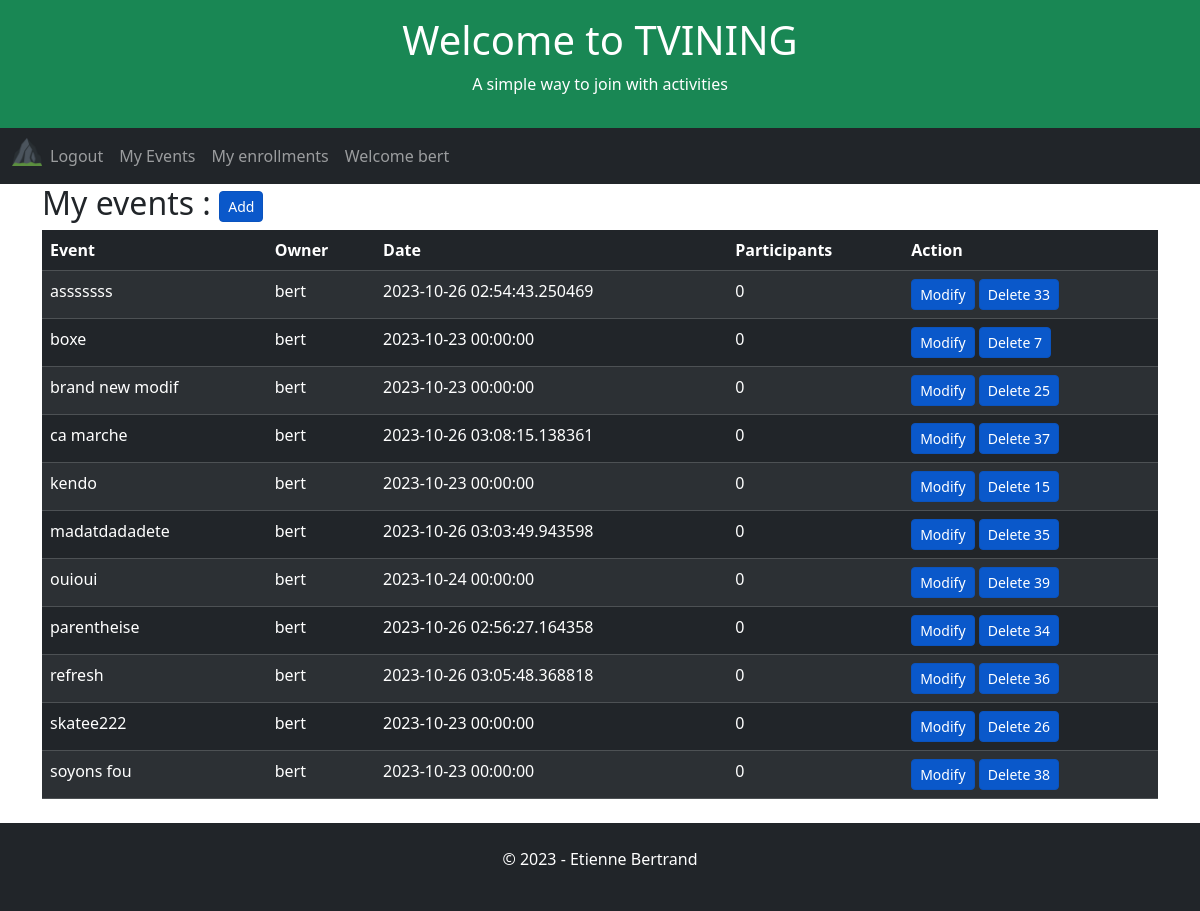
Screenshot of /user-events (signed in) with the database file from the repository.
### app/models.py (models this page shows, shortened)
class User(UserMixin, db.Model):
    id = db.Column(db.Integer, primary_key=True)
    username = db.Column(db.String(64), index=True, unique=True)
    email = db.Column(db.String(120), index=True, unique=True)
    password_hash = db.Column(db.String(128))

class Event(db.Model):
    id = db.Column(db.Integer, primary_key=True)
    user_id = db.Column(db.Integer, db.ForeignKey('user.id', name='fk_event_user'), nullable=False)
    title = db.Column(db.String(255), nullable=False)
    date = db.Column(db.DateTime, index=True, default=datetime.utcnow)

### app/routes.py (the view)
@app.route('/user-events', methods=['GET', 'POST', 'UPDATE'])
@login_required
def userEvents():
    global appName, appSlogan, appTitle, db
    user_id = current_user.id
    userEvents = db.session.query(
        Event.user_id,
        Event.id,
        User.username.label("owner"),
        Event.date,
        Event.title,
        func.count(Enrollment.user_id).label('participants')
    ).outerjoin(User, Event.user_id == User.id
    ).outerjoin(Enrollment, Event.id == Enrollment.event_id
    ).filter(
        Event.user_id == user_id
    ).group_by(
        Event.user_id,
        Event.date,
        Event.title
    ).order_by(
         func.count(Enrollment.user_id).label('participants').desc(),
         Event.title
    ).all()
    return render_template(
        'user-events.html',
        appName=appName,
        appTitle=appTitle,
        appSlogan=appSlogan,
        userEvents=userEvents
    )

### app/models.py (called while the page is built)
@login.user_loader
def load_user(id):
    return User.query.get(int(id))

### app/templates/user-events.html (shortened to what this page needs)
{% extends "home.html" %}
{% block content %}
    <h2>My events : <a href="{{ url_for('event') }}" class="btn btn-primary btn-sm active" role="button" aria-pressed="true">Add</a></h2>
        <table class="table table-dark table-hover table-striped">
            <thead>
            <tr>
                <th>Event</th>
                <th>Owner</th>
                <th>Date</th>
                <th>Participants</th>
                <th>Action</th>
            </tr>
            </thead>
            <tbody>
                {% for event in userEvents %}
                    <tr>
                        <td>{{ event.title }}</td>
                        <td>{{ event.owner }}</td>
                        <td>{{ event.date }}</td>
                        {% if event.participants > 0 %}
                        <td><a href="{{ url_for('eventEnrollments') }}/{{event.id}}" aria-pressed="true">{{ event.participants }}</a></td>
                        {% else %}
                        <td>{{ event.participants }}</td>
                    {% endif %}
                        <td>
                            <a href="{{ url_for('event') }}/{{event.id}}" class="btn btn-primary btn-sm active" role="button" aria-pressed="true">Modify</a>
                            <a href="{{ url_for('event') }}" class="btn btn-primary btn-sm active" role="button" aria-pressed="true" data-bs-toggle="modal" data-bs-target="#exampleModal" data-bs-whatever="{{event.id}}" >Delete {{ event.id }}</a>
                        </td>
                    </tr>
                {% endfor %}
            </tbody>
        </table>
{% endblock %}

### app/templates/home.html (shortened to what this page needs)
<!DOCTYPE html>
<html lang="en">
<head>
    <link href="https://cdn.jsdelivr.net/npm/bootstrap@5.3.2/dist/css/bootstrap.min.css" rel="stylesheet">
</head>
<body>
    <div class="p-3 bg-success text-white text-center">
    {% if appTitle %}
        <h1>{{ appTitle }}</h1>
        {% else %}
        <h1>hard coded appTitle xyz</h1>
    {% endif %}
    {% if appSlogan %}
        <p>{{ appSlogan }}</p>
        {% else %}
        <p>hard coded appSlogan xyz</p>
    {% endif %}
    </div>
    <nav class="navbar navbar-expand-lg bg-dark navbar-dark">
        <div class="container-fluid">
            <div class="collapse navbar-collapse" id="navbarNav">
            <ul class="navbar-nav">
                <li class="nav-item">
                    <a class="nav-brand" href="{{ url_for('index') }}">
                        <img src="{{ url_for('static', filename='/favicon_io/favicon-32x32.png') }}" width="30" height="30" alt="">
                    </a>
                </li>
                {% if current_user.is_anonymous %}
                <li class="nav-item">
                <a class="nav-link" href="{{ url_for('login') }}">Login</a>
                </li>
                <li class="nav-item">
                    <a class="nav-link" href="{{ url_for('register') }}">Subscribe</a>
                </li>
                {% else %}
                <li class="nav-item">
                    <a class="nav-link" href="{{ url_for('logout') }}">Logout</a>
                </li>
                <li class="nav-item">
                    <a class="nav-link" href="{{ url_for('userEvents') }}">My Events</a>
                </li>
                <li class="nav-item">
                    <a class="nav-link" href="{{ url_for('userEnrollments') }}">My enrollments</a>
                </li>
                <li class="nav-item">
                    <a class="nav-link" href="{{ url_for('index') }}">Welcome {{ current_user.username }}</a>
                </li>
                {% endif %}
            </ul>
            </div>
        </div>
    </nav>
    <div class="container">
        {% block content %}{% endblock %}
    </div>
    <div class="mt-4 p-4 bg-dark text-white text-center">
    <p>© 2023 - Etienne Bertrand</p>
    </div>
</body>
</html>

### rows the page displays
User: username "bert"
Event: title "asssssss", owner "bert", date "2023-10-26 02:54:43.250469", participants "0", id "33"
Event: title "boxe", owner "bert", date "2023-10-23 00:00:00", participants "0", id "7"
Event: title "brand new modif", owner "bert", date "2023-10-23 00:00:00", participants "0", id "25"
Event: title "ca marche", owner "bert", date "2023-10-26 03:08:15.138361", participants "0", id "37"
Event: title "kendo", owner "bert", date "2023-10-23 00:00:00", participants "0", id "15"
Event: title "madatdadadete", owner "bert", date "2023-10-26 03:03:49.943598", participants "0", id "35"
Event: title "ouioui", owner "bert", date "2023-10-24 00:00:00", participants "0", id "39"
Event: title "parentheise", owner "bert", date "2023-10-26 02:56:27.164358", participants "0", id "34"
Event: title "refresh", owner "bert", date "2023-10-26 03:05:48.368818", participants "0", id "36"
Event: title "skatee222", owner "bert", date "2023-10-23 00:00:00", participants "0", id "26"
Event: title "soyons fou", owner "bert", date "2023-10-23 00:00:00", participants "0", id "38"

### other values shown
{{ appTitle }} "Welcome to TVINING"
{{ appSlogan }} "A simple way to join with activities"
